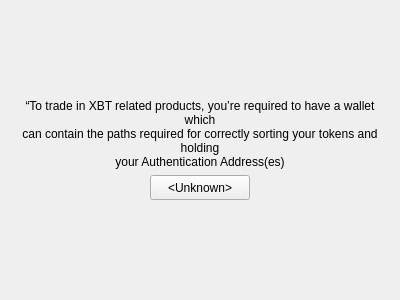
<?xml version="1.0" encoding="UTF-8"?>
<ui version="4.0">
 <class>RFQShieldPage</class>
 <widget class="QWidget" name="RFQShieldPage">
  <property name="geometry">
   <rect>
    <x>0</x>
    <y>0</y>
    <width>400</width>
    <height>300</height>
   </rect>
  </property>
  <property name="windowTitle">
   <string>Form</string>
  </property>
  <layout class="QVBoxLayout" name="verticalLayout">
   <item>
    <spacer name="verticalSpacer">
     <property name="orientation">
      <enum>Qt::Vertical</enum>
     </property>
     <property name="sizeHint" stdset="0">
      <size>
       <width>361</width>
       <height>94</height>
      </size>
     </property>
    </spacer>
   </item>
   <item>
    <widget class="QLabel" name="shieldText">
     <property name="minimumSize">
      <size>
       <width>0</width>
       <height>25</height>
      </size>
     </property>
     <property name="maximumSize">
      <size>
       <width>16777215</width>
       <height>16777215</height>
      </size>
     </property>
     <property name="mouseTracking">
      <bool>false</bool>
     </property>
     <property name="text">
      <string>“To trade in XBT related products, you’re required to have a wallet which
can contain the paths required for correctly sorting your tokens and holding
your Authentication Address(es)</string>
     </property>
     <property name="alignment">
      <set>Qt::AlignCenter</set>
     </property>
     <property name="wordWrap">
      <bool>true</bool>
     </property>
     <property name="h5" stdset="0">
      <bool>true</bool>
     </property>
    </widget>
   </item>
   <item>
    <layout class="QHBoxLayout" name="horizontalLayout">
     <item>
      <spacer name="horizontalSpacer">
       <property name="orientation">
        <enum>Qt::Horizontal</enum>
       </property>
       <property name="sizeHint" stdset="0">
        <size>
         <width>40</width>
         <height>20</height>
        </size>
       </property>
      </spacer>
     </item>
     <item>
      <widget class="QPushButton" name="shieldButton">
       <property name="sizePolicy">
        <sizepolicy hsizetype="Expanding" vsizetype="Expanding">
         <horstretch>0</horstretch>
         <verstretch>0</verstretch>
        </sizepolicy>
       </property>
       <property name="minimumSize">
        <size>
         <width>100</width>
         <height>25</height>
        </size>
       </property>
       <property name="maximumSize">
        <size>
         <width>100</width>
         <height>35</height>
        </size>
       </property>
       <property name="text">
        <string>&lt;Unknown&gt;</string>
       </property>
      </widget>
     </item>
     <item>
      <spacer name="horizontalSpacer_2">
       <property name="orientation">
        <enum>Qt::Horizontal</enum>
       </property>
       <property name="sizeHint" stdset="0">
        <size>
         <width>40</width>
         <height>20</height>
        </size>
       </property>
      </spacer>
     </item>
    </layout>
   </item>
   <item>
    <spacer name="verticalSpacer_2">
     <property name="orientation">
      <enum>Qt::Vertical</enum>
     </property>
     <property name="sizeHint" stdset="0">
      <size>
       <width>361</width>
       <height>94</height>
      </size>
     </property>
    </spacer>
   </item>
  </layout>
 </widget>
 <resources/>
 <connections/>
</ui>
